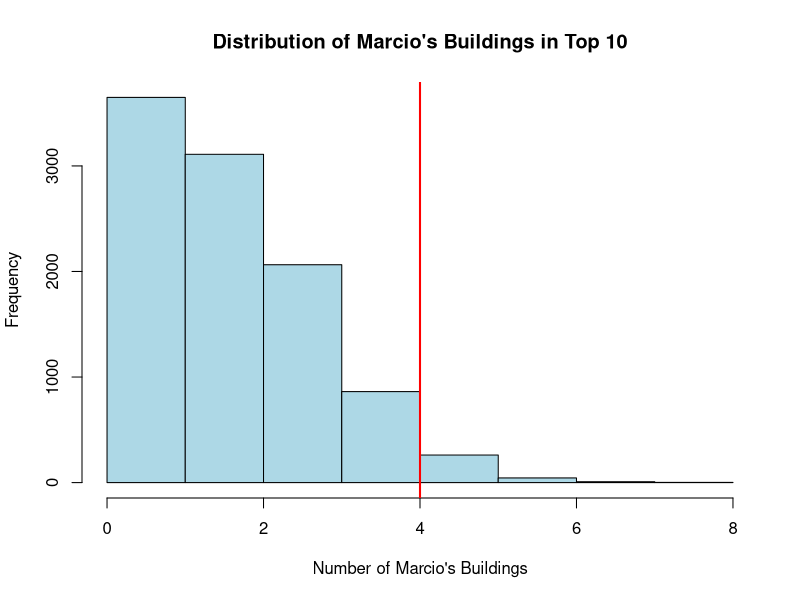

Recreate this plot in R.
## ---- chunk 1
knitr::opts_chunk$set(echo=T,eval=T,message=F,warning=F,fig.align='center')
library(tidyverse)
## ---- chunk 2
playPingPong <- function(scoreTrigger = 21, winMargin=2, probPlayerA=0.5){
  #initialize a score vector to be 0,0
scoreA <- 0
scoreB <- 0
  #repeat while the winning condition has not been reached
  #i.e. repeat while max score < 21 or point difference < 2
while (max(scoreA, scoreB) < scoreTrigger || abs(scoreA - scoreB) < winMargin) {
    #Assign a point to player 1 or 2 randomly
    if (runif(1) < probPlayerA) {
      scoreA <- scoreA + 1
    } else {
      scoreB <- scoreB + 1
    }
  }
  #return the point difference
  return(abs(scoreA - scoreB))
}

set.seed(123)
playPingPong()
## ---- chunk 3
#TODO: Enter Code Here
set.seed(123)

simulate_games <- function(n_simulations = 1000) {
  point_diffs <- replicate(n_simulations, playPingPong())
  return(point_diffs)
}

simulated_differences <- simulate_games(1000)

#observed point difference from the actual game
observed_difference <- 6

#p-value
p_value <- mean(simulated_differences >= observed_difference)

p_value
## ---- chunk 4
set.seed(123)
total_buildings <- 150
marcio_buildings <- 30
top_10 <- 10
observed_top_marcio <- 4
#simulate a random selection of top 10 buildings
simulate_top_10 <- function() {
  selected_buildings <- sample(c(rep(1, marcio_buildings), rep(0, total_buildings - marcio_buildings)), top_10)
  sum(selected_buildings)  
}
n_simulations <- 10000
simulated_results <- replicate(n_simulations, simulate_top_10())
#p-value
p_value <- mean(simulated_results >= observed_top_marcio)
p_value
#visualize
hist(simulated_results, breaks=10, main="Distribution of Marcio's Buildings in Top 10",
     xlab="Number of Marcio's Buildings", col="lightblue", border="black")
abline(v=observed_top_marcio, col="red", lwd=2)
## ---- chunk 5
before = c(4,5,6,3,6,3,4,5,5,3,4,6,4,6,3,4,2,2,0,7,5,8,4,5,1,4,4,8,2,3)
after  = c(3,2,4,3,7,5,5,2,2,4,5,2,2,6,1,5,6,3,2,3,7,3,4,5,4,2,2,6,7,8)
## ---- chunk 6
set.seed(123)
before = c(4,5,6,3,6,3,4,5,5,3,4,6,4,6,3,4,2,2,0,7,5,8,4,5,1,4,4,8,2,3)
after  = c(3,2,4,3,7,5,5,2,2,4,5,2,2,6,1,5,6,3,2,3,7,3,4,5,4,2,2,6,7,8)
observed_diff <- mean(after) - mean(before)
#permutation test
perm_test <- function(before, after, n_permutations = 10000) {
  combined <- c(before, after)  
  n_before <- length(before)
  #permutations and differences
  perm_diffs <- replicate(n_permutations, {
    shuffled <- sample(combined) 
    perm_before <- shuffled[1:n_before] 
    perm_after <- shuffled[(n_before + 1):length(shuffled)] 
    mean(perm_after) - mean(perm_before)
  })
  #p-value
  p_value <- mean(abs(perm_diffs) >= abs(observed_diff))
  return(p_value)
}
p_value <- perm_test(before, after)
p_value
## ---- chunk 7
set.seed(123)
n_comments <- 416
observed_memes <- 47 
p_null <- 0.10 
#simulate
simulated_memes <- rbinom(10000, n_comments, p_null)
#p-value
p_value <- mean(simulated_memes >= observed_memes)
p_value
